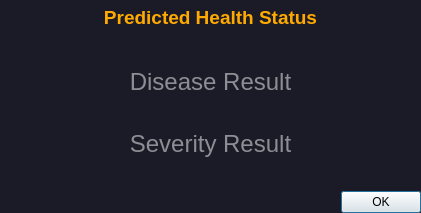
<?xml version="1.0" encoding="UTF-8"?>
<ui version="4.0">
 <class>Dialog</class>
 <widget class="QDialog" name="Dialog">
  <property name="geometry">
   <rect>
    <x>0</x>
    <y>0</y>
    <width>421</width>
    <height>213</height>
   </rect>
  </property>
  <property name="windowTitle">
   <string>Dialog</string>
  </property>
  <property name="styleSheet">
   <string notr="true">QDialog{
	background-color: #1b1b27;
}
#pred_label{
	color: rgb(255, 170, 0);
}
#pred_edit,#severity_edit{
	background-color: transparent;
	color: rgb(255, 255, 255);
}</string>
  </property>
  <layout class="QVBoxLayout" name="verticalLayout">
   <property name="spacing">
    <number>32</number>
   </property>
   <property name="leftMargin">
    <number>0</number>
   </property>
   <property name="topMargin">
    <number>0</number>
   </property>
   <property name="rightMargin">
    <number>0</number>
   </property>
   <property name="bottomMargin">
    <number>0</number>
   </property>
   <item>
    <widget class="QLabel" name="pred_label">
     <property name="font">
      <font>
       <family>Helvetica</family>
       <pointsize>14</pointsize>
       <bold>true</bold>
      </font>
     </property>
     <property name="text">
      <string>Predicted Health Status</string>
     </property>
     <property name="alignment">
      <set>Qt::AlignCenter</set>
     </property>
    </widget>
   </item>
   <item>
    <widget class="QLineEdit" name="pred_edit">
     <property name="font">
      <font>
       <family>Helvetica</family>
       <pointsize>18</pointsize>
       <bold>false</bold>
      </font>
     </property>
     <property name="frame">
      <bool>false</bool>
     </property>
     <property name="alignment">
      <set>Qt::AlignCenter</set>
     </property>
     <property name="placeholderText">
      <string>Disease Result</string>
     </property>
    </widget>
   </item>
   <item>
    <widget class="QLineEdit" name="severity_edit">
     <property name="font">
      <font>
       <family>Helvetica</family>
       <pointsize>18</pointsize>
       <bold>false</bold>
      </font>
     </property>
     <property name="frame">
      <bool>false</bool>
     </property>
     <property name="alignment">
      <set>Qt::AlignCenter</set>
     </property>
     <property name="placeholderText">
      <string>Severity Result</string>
     </property>
    </widget>
   </item>
   <item>
    <widget class="QDialogButtonBox" name="buttonBox">
     <property name="orientation">
      <enum>Qt::Horizontal</enum>
     </property>
     <property name="standardButtons">
      <set>QDialogButtonBox::Ok</set>
     </property>
     <property name="centerButtons">
      <bool>false</bool>
     </property>
    </widget>
   </item>
  </layout>
 </widget>
 <resources/>
 <connections>
  <connection>
   <sender>buttonBox</sender>
   <signal>accepted()</signal>
   <receiver>Dialog</receiver>
   <slot>accept()</slot>
   <hints>
    <hint type="sourcelabel">
     <x>248</x>
     <y>254</y>
    </hint>
    <hint type="destinationlabel">
     <x>157</x>
     <y>274</y>
    </hint>
   </hints>
  </connection>
  <connection>
   <sender>buttonBox</sender>
   <signal>rejected()</signal>
   <receiver>Dialog</receiver>
   <slot>reject()</slot>
   <hints>
    <hint type="sourcelabel">
     <x>316</x>
     <y>260</y>
    </hint>
    <hint type="destinationlabel">
     <x>286</x>
     <y>274</y>
    </hint>
   </hints>
  </connection>
 </connections>
</ui>
